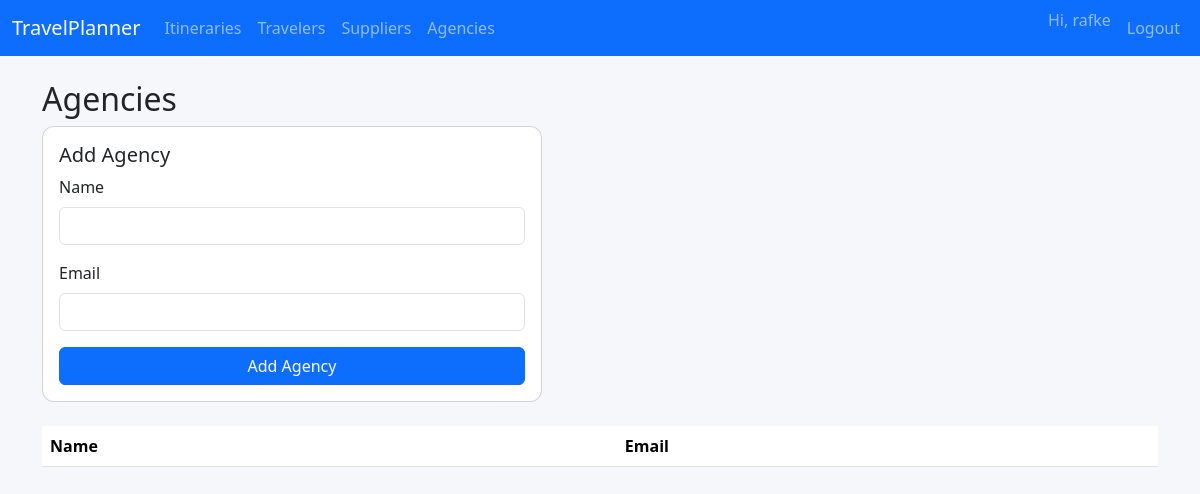
Before: /agencies (signed in) with the older database file.
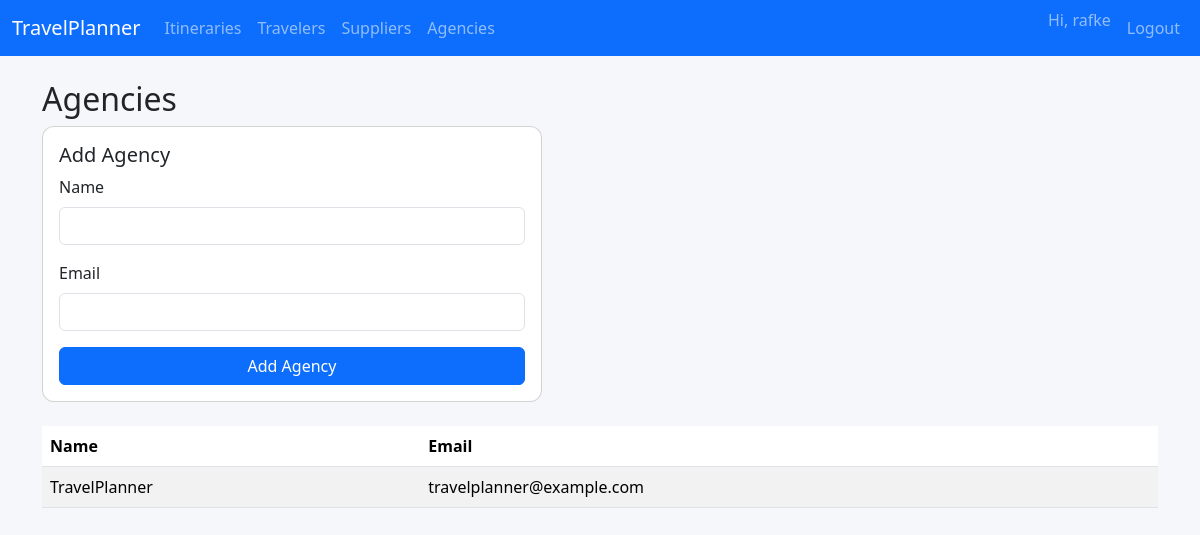
After: the same page with the newer database file.
### models.py (models this page shows)
class Agency(db.Model):
    id = db.Column(db.String(36), primary_key=True)
    name = db.Column(db.String(255))
    email = db.Column(db.String(255))
    itineraries = db.relationship("Itinerary", back_populates="agency")
    suppliers = db.relationship("Supplier", back_populates="agency")

### app.py (the view, shortened to what this page needs)
    @app.route("/agencies", methods=["GET", "POST"])
    @login_required
    def agencies_list():
        return render_template("agencies.html", agencies=Agency.query.all())

### templates/agencies.html
{% extends "base.html" %}
{% block content %}
<h2>Agencies</h2>
<form method="POST" class="card p-3 mb-4" style="max-width: 500px;">
    <h5>Add Agency</h5>
    <div class="mb-3">
        <label class="form-label">Name</label>
        <input type="text" name="name" class="form-control" required>
    </div>
    <div class="mb-3">
        <label class="form-label">Email</label>
        <input type="email" name="email" class="form-control" required>
    </div>
    <button class="btn btn-primary">Add Agency</button>
</form>
<table class="table table-striped">
    <thead>
        <tr>
            <th>Name</th>
            <th>Email</th>
        </tr>
    </thead>
    <tbody>
        {% for agency in agencies %}
        <tr>
            <td>{{ agency.name }}</td>
            <td>{{ agency.email }}</td>
        </tr>
        {% endfor %}
    </tbody>
</table>
{% endblock %}

Changed rows visible on the page:
added Agency: name "TravelPlanner", email "travelplanner@example.com"
